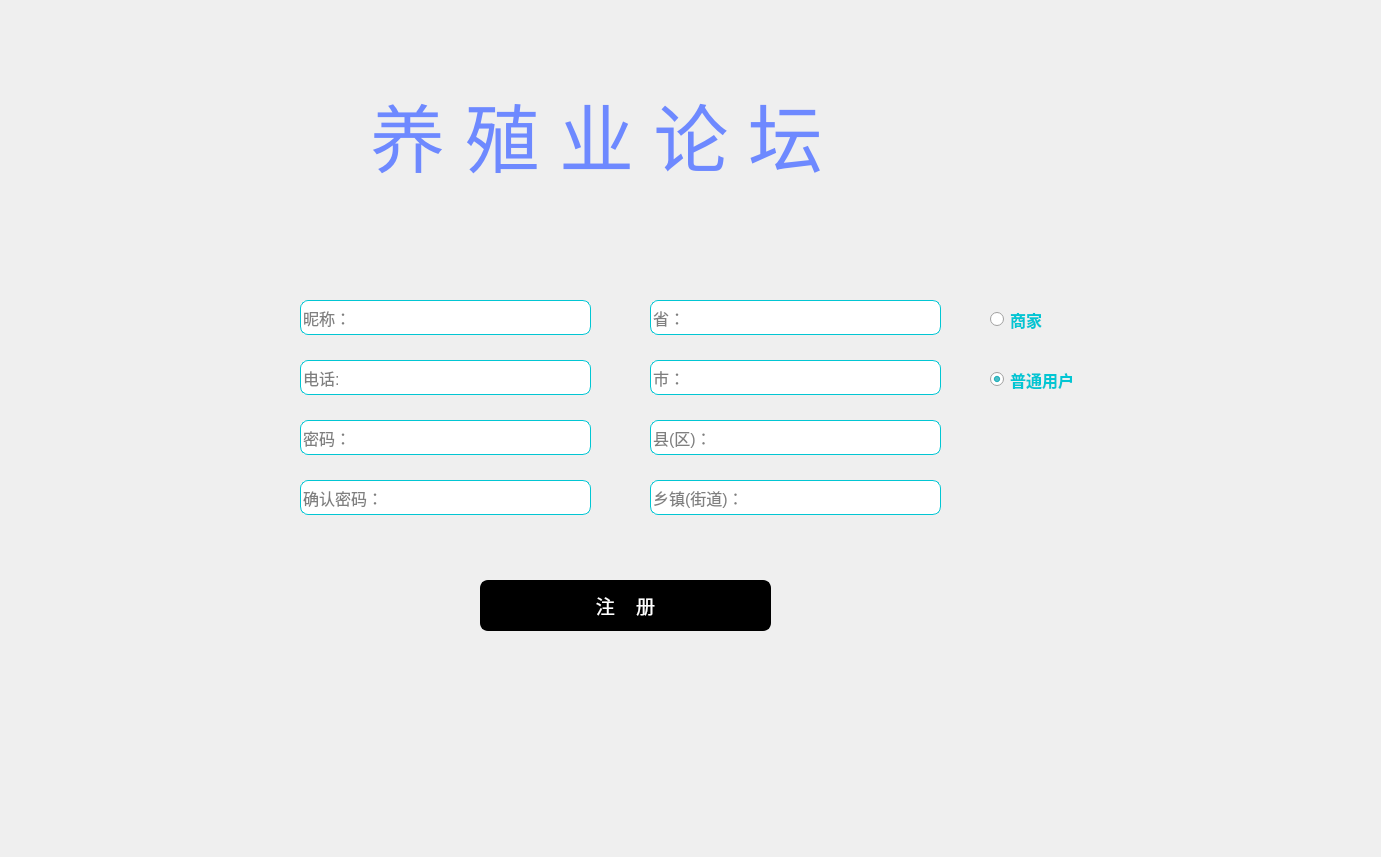
<?xml version="1.0" encoding="UTF-8"?>
<ui version="4.0">
 <class>FormLogin</class>
 <widget class="QWidget" name="FormLogin">
  <property name="geometry">
   <rect>
    <x>0</x>
    <y>0</y>
    <width>1381</width>
    <height>857</height>
   </rect>
  </property>
  <property name="windowTitle">
   <string>Form</string>
  </property>
  <widget class="QWidget" name="widget_log" native="true">
   <property name="geometry">
    <rect>
     <x>80</x>
     <y>60</y>
     <width>1081</width>
     <height>671</height>
    </rect>
   </property>
   <property name="styleSheet">
    <string notr="true">#widget_log{

}</string>
   </property>
   <widget class="QStackedWidget" name="stack">
    <property name="geometry">
     <rect>
      <x>0</x>
      <y>140</y>
      <width>1081</width>
      <height>451</height>
     </rect>
    </property>
    <property name="styleSheet">
     <string notr="true"/>
    </property>
    <property name="currentIndex">
     <number>1</number>
    </property>
    <widget class="QWidget" name="page_log">
     <widget class="QPushButton" name="btn_log">
      <property name="geometry">
       <rect>
        <x>400</x>
        <y>380</y>
        <width>291</width>
        <height>51</height>
       </rect>
      </property>
      <property name="font">
       <font>
        <pointsize>14</pointsize>
       </font>
      </property>
      <property name="styleSheet">
       <string notr="true">#btn_log{
	color: rgb(255, 255, 255);
	background-color: rgb(0, 0, 0);
	border:2px solid rgb(0,0,0);
	border-radius:8px;
}
#btn_log:hover{
	color: rgb(0, 0, 0);
	background-color: rgb(255, 255, 255);
}
#btn_log:pressed{
	padding-top:5px;
	padding-left:5px;
}</string>
      </property>
      <property name="text">
       <string>登    录</string>
      </property>
     </widget>
     <widget class="QLineEdit" name="edit_user_logPage">
      <property name="geometry">
       <rect>
        <x>400</x>
        <y>180</y>
        <width>291</width>
        <height>35</height>
       </rect>
      </property>
      <property name="font">
       <font>
        <pointsize>12</pointsize>
       </font>
      </property>
      <property name="styleSheet">
       <string notr="true">border:1px solid rgb(0,0,0);
border-radius:8px;
border-color: rgb(2, 198, 211);
</string>
      </property>
      <property name="placeholderText">
       <string>账号：</string>
      </property>
     </widget>
     <widget class="QLineEdit" name="edit_pwd_logPage">
      <property name="geometry">
       <rect>
        <x>400</x>
        <y>250</y>
        <width>291</width>
        <height>35</height>
       </rect>
      </property>
      <property name="font">
       <font>
        <pointsize>12</pointsize>
       </font>
      </property>
      <property name="styleSheet">
       <string notr="true">border:1px solid rgb(0,0,0);
border-radius:8px;
border-color: rgb(2, 198, 211);
</string>
      </property>
      <property name="echoMode">
       <enum>QLineEdit::Password</enum>
      </property>
      <property name="placeholderText">
       <string>密码：</string>
      </property>
     </widget>
    </widget>
    <widget class="QWidget" name="page_reg">
     <widget class="QPushButton" name="btn_reg">
      <property name="geometry">
       <rect>
        <x>400</x>
        <y>380</y>
        <width>291</width>
        <height>51</height>
       </rect>
      </property>
      <property name="font">
       <font>
        <pointsize>14</pointsize>
       </font>
      </property>
      <property name="styleSheet">
       <string notr="true">#btn_reg{
	color: rgb(255, 255, 255);
	background-color: rgb(0, 0, 0);
	border:2px solid rgb(0,0,0);
	border-radius:8px;
}
#btn_reg:hover{
	color: rgb(0, 0, 0);
	background-color: rgb(255, 255, 255);
}
#btn_reg:pressed{
	padding-top:5px;
	padding-left:5px;
}</string>
      </property>
      <property name="text">
       <string>注    册</string>
      </property>
     </widget>
     <widget class="QLineEdit" name="edit_pwd_regPage">
      <property name="geometry">
       <rect>
        <x>220</x>
        <y>220</y>
        <width>291</width>
        <height>35</height>
       </rect>
      </property>
      <property name="font">
       <font>
        <pointsize>12</pointsize>
       </font>
      </property>
      <property name="styleSheet">
       <string notr="true">border-color: rgb(2, 198, 211);
border:1px solid rgb(0,0,0);
border-radius:8px;
border-color: rgb(2, 198, 211);</string>
      </property>
      <property name="echoMode">
       <enum>QLineEdit::Password</enum>
      </property>
      <property name="placeholderText">
       <string>密码：</string>
      </property>
     </widget>
     <widget class="QLineEdit" name="edit_cfg_regPage">
      <property name="geometry">
       <rect>
        <x>220</x>
        <y>280</y>
        <width>291</width>
        <height>35</height>
       </rect>
      </property>
      <property name="font">
       <font>
        <pointsize>12</pointsize>
       </font>
      </property>
      <property name="styleSheet">
       <string notr="true">border:1px solid rgb(0,0,0);
border-radius:8px;
border-color: rgb(2, 198, 211);</string>
      </property>
      <property name="echoMode">
       <enum>QLineEdit::Password</enum>
      </property>
      <property name="placeholderText">
       <string>确认密码：</string>
      </property>
     </widget>
     <widget class="QLineEdit" name="edit_user_regPage">
      <property name="geometry">
       <rect>
        <x>220</x>
        <y>100</y>
        <width>291</width>
        <height>35</height>
       </rect>
      </property>
      <property name="font">
       <font>
        <pointsize>12</pointsize>
       </font>
      </property>
      <property name="styleSheet">
       <string notr="true">border:1px solid rgb(0,0,0);
border-radius:8px;
border-color: rgb(2, 198, 211);
</string>
      </property>
      <property name="placeholderText">
       <string>昵称：</string>
      </property>
     </widget>
     <widget class="QPushButton" name="btn_img">
      <property name="geometry">
       <rect>
        <x>10</x>
        <y>100</y>
        <width>201</width>
        <height>211</height>
       </rect>
      </property>
      <property name="styleSheet">
       <string notr="true">border:0px;
border-radius:28px;</string>
      </property>
      <property name="text">
       <string/>
      </property>
     </widget>
     <widget class="QPushButton" name="btn_rand">
      <property name="geometry">
       <rect>
        <x>520</x>
        <y>100</y>
        <width>41</width>
        <height>41</height>
       </rect>
      </property>
      <property name="styleSheet">
       <string notr="true">border:0px;</string>
      </property>
      <property name="text">
       <string/>
      </property>
      <property name="icon">
       <iconset resource="res.qrc">
        <normaloff>:/res/tz.ico</normaloff>:/res/tz.ico</iconset>
      </property>
      <property name="iconSize">
       <size>
        <width>40</width>
        <height>40</height>
       </size>
      </property>
     </widget>
     <widget class="QLineEdit" name="edit_city">
      <property name="geometry">
       <rect>
        <x>570</x>
        <y>160</y>
        <width>291</width>
        <height>35</height>
       </rect>
      </property>
      <property name="font">
       <font>
        <pointsize>12</pointsize>
       </font>
      </property>
      <property name="styleSheet">
       <string notr="true">border-color: rgb(2, 198, 211);
border:1px solid rgb(0,0,0);
border-radius:8px;
border-color: rgb(2, 198, 211);</string>
      </property>
      <property name="echoMode">
       <enum>QLineEdit::Password</enum>
      </property>
      <property name="placeholderText">
       <string>市：</string>
      </property>
     </widget>
     <widget class="QLineEdit" name="edit_country">
      <property name="geometry">
       <rect>
        <x>570</x>
        <y>220</y>
        <width>291</width>
        <height>35</height>
       </rect>
      </property>
      <property name="font">
       <font>
        <pointsize>12</pointsize>
       </font>
      </property>
      <property name="styleSheet">
       <string notr="true">border:1px solid rgb(0,0,0);
border-radius:8px;
border-color: rgb(2, 198, 211);</string>
      </property>
      <property name="echoMode">
       <enum>QLineEdit::Password</enum>
      </property>
      <property name="placeholderText">
       <string>县(区)：</string>
      </property>
     </widget>
     <widget class="QLineEdit" name="edit_province">
      <property name="geometry">
       <rect>
        <x>570</x>
        <y>100</y>
        <width>291</width>
        <height>35</height>
       </rect>
      </property>
      <property name="font">
       <font>
        <pointsize>12</pointsize>
       </font>
      </property>
      <property name="styleSheet">
       <string notr="true">border:1px solid rgb(0,0,0);
border-radius:8px;
border-color: rgb(2, 198, 211);
</string>
      </property>
      <property name="placeholderText">
       <string>省：</string>
      </property>
     </widget>
     <widget class="QLineEdit" name="edit_tel">
      <property name="geometry">
       <rect>
        <x>220</x>
        <y>160</y>
        <width>291</width>
        <height>35</height>
       </rect>
      </property>
      <property name="font">
       <font>
        <pointsize>12</pointsize>
       </font>
      </property>
      <property name="styleSheet">
       <string notr="true">border-color: rgb(2, 198, 211);
border:1px solid rgb(0,0,0);
border-radius:8px;
border-color: rgb(2, 198, 211);</string>
      </property>
      <property name="echoMode">
       <enum>QLineEdit::Normal</enum>
      </property>
      <property name="placeholderText">
       <string>电话:</string>
      </property>
     </widget>
     <widget class="QLineEdit" name="edit_street">
      <property name="geometry">
       <rect>
        <x>570</x>
        <y>280</y>
        <width>291</width>
        <height>35</height>
       </rect>
      </property>
      <property name="font">
       <font>
        <pointsize>12</pointsize>
       </font>
      </property>
      <property name="styleSheet">
       <string notr="true">border:1px solid rgb(0,0,0);
border-radius:8px;
border-color: rgb(2, 198, 211);</string>
      </property>
      <property name="echoMode">
       <enum>QLineEdit::Password</enum>
      </property>
      <property name="placeholderText">
       <string>乡镇(街道)：</string>
      </property>
     </widget>
     <widget class="QRadioButton" name="rb_merchant">
      <property name="geometry">
       <rect>
        <x>910</x>
        <y>110</y>
        <width>115</width>
        <height>19</height>
       </rect>
      </property>
      <property name="font">
       <font>
        <pointsize>12</pointsize>
        <weight>75</weight>
        <bold>true</bold>
       </font>
      </property>
      <property name="styleSheet">
       <string notr="true">color: rgb(2, 198, 211);</string>
      </property>
      <property name="text">
       <string>商家</string>
      </property>
     </widget>
     <widget class="QRadioButton" name="rb_common">
      <property name="geometry">
       <rect>
        <x>910</x>
        <y>170</y>
        <width>115</width>
        <height>19</height>
       </rect>
      </property>
      <property name="font">
       <font>
        <pointsize>12</pointsize>
        <weight>75</weight>
        <bold>true</bold>
       </font>
      </property>
      <property name="styleSheet">
       <string notr="true">color: rgb(2, 198, 211);</string>
      </property>
      <property name="text">
       <string>普通用户</string>
      </property>
      <property name="checked">
       <bool>true</bool>
      </property>
     </widget>
    </widget>
    <widget class="QWidget" name="page_set_2"/>
   </widget>
   <widget class="QPushButton" name="btn_quit">
    <property name="geometry">
     <rect>
      <x>1040</x>
      <y>615</y>
      <width>30</width>
      <height>30</height>
     </rect>
    </property>
    <property name="styleSheet">
     <string notr="true">border:none;</string>
    </property>
    <property name="text">
     <string/>
    </property>
    <property name="icon">
     <iconset resource="res.qrc">
      <normaloff>:/res/exit.png</normaloff>:/res/exit.png</iconset>
    </property>
    <property name="iconSize">
     <size>
      <width>30</width>
      <height>30</height>
     </size>
    </property>
   </widget>
   <widget class="QPushButton" name="btn_log_sw">
    <property name="geometry">
     <rect>
      <x>930</x>
      <y>606</y>
      <width>40</width>
      <height>40</height>
     </rect>
    </property>
    <property name="minimumSize">
     <size>
      <width>0</width>
      <height>20</height>
     </size>
    </property>
    <property name="font">
     <font>
      <pointsize>12</pointsize>
      <weight>75</weight>
      <bold>true</bold>
     </font>
    </property>
    <property name="toolTip">
     <string>登录</string>
    </property>
    <property name="styleSheet">
     <string notr="true">border:none;</string>
    </property>
    <property name="text">
     <string/>
    </property>
    <property name="icon">
     <iconset resource="res.qrc">
      <normaloff>:/res/login.png</normaloff>:/res/login.png</iconset>
    </property>
    <property name="iconSize">
     <size>
      <width>40</width>
      <height>40</height>
     </size>
    </property>
   </widget>
   <widget class="QPushButton" name="btn_reg_sw">
    <property name="geometry">
     <rect>
      <x>990</x>
      <y>614</y>
      <width>30</width>
      <height>30</height>
     </rect>
    </property>
    <property name="minimumSize">
     <size>
      <width>0</width>
      <height>20</height>
     </size>
    </property>
    <property name="font">
     <font>
      <pointsize>12</pointsize>
      <weight>75</weight>
      <bold>true</bold>
     </font>
    </property>
    <property name="toolTip">
     <string>注册</string>
    </property>
    <property name="styleSheet">
     <string notr="true">border:none;</string>
    </property>
    <property name="text">
     <string/>
    </property>
    <property name="icon">
     <iconset resource="res.qrc">
      <normaloff>:/res/reg.png</normaloff>:/res/reg.png</iconset>
    </property>
    <property name="iconSize">
     <size>
      <width>30</width>
      <height>30</height>
     </size>
    </property>
   </widget>
   <widget class="QLabel" name="label_bg">
    <property name="geometry">
     <rect>
      <x>0</x>
      <y>0</y>
      <width>1081</width>
      <height>671</height>
     </rect>
    </property>
    <property name="styleSheet">
     <string notr="true">background-image: url(:/res/home.jpg);
border-radius:28px;</string>
    </property>
    <property name="text">
     <string/>
    </property>
   </widget>
   <widget class="QLabel" name="label_18">
    <property name="geometry">
     <rect>
      <x>290</x>
      <y>24</y>
      <width>571</width>
      <height>101</height>
     </rect>
    </property>
    <property name="font">
     <font>
      <family>方正舒体</family>
      <pointsize>56</pointsize>
     </font>
    </property>
    <property name="styleSheet">
     <string notr="true">color: rgb(110, 137, 255);</string>
    </property>
    <property name="text">
     <string>养 殖 业 论 坛</string>
    </property>
   </widget>
   <zorder>label_bg</zorder>
   <zorder>stack</zorder>
   <zorder>btn_quit</zorder>
   <zorder>btn_log_sw</zorder>
   <zorder>btn_reg_sw</zorder>
   <zorder>label_18</zorder>
  </widget>
 </widget>
 <resources>
  <include location="res.qrc"/>
 </resources>
 <connections/>
</ui>
